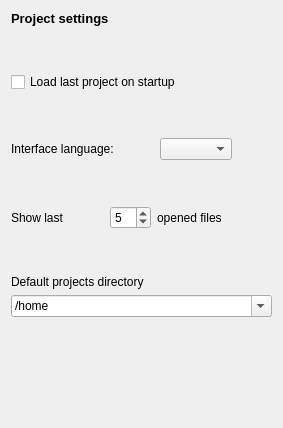
     <widget class="QWidget" name="tabGeneral">
      <attribute name="title">
       <string>General</string>
      </attribute>
      <layout class="QGridLayout" name="gridLayout">
       <item row="0" column="0">
        <widget class="QLabel" name="label_2">
         <property name="font">
          <font>
           <pointsize>10</pointsize>
           <weight>75</weight>
           <bold>true</bold>
          </font>
         </property>
         <property name="text">
          <string>Project settings</string>
         </property>
        </widget>
       </item>
       <item row="2" column="0">
        <widget class="QCheckBox" name="checkBox">
         <property name="text">
          <string>Load last project on startup</string>
         </property>
        </widget>
       </item>
       <item row="4" column="0">
        <layout class="QHBoxLayout" name="horizontalLayout_2">
         <item>
          <widget class="QLabel" name="label_5">
           <property name="text">
            <string>Interface language:</string>
           </property>
          </widget>
         </item>
         <item>
          <spacer name="horizontalSpacer_3">
           <property name="orientation">
            <enum>Qt::Horizontal</enum>
           </property>
           <property name="sizeType">
            <enum>QSizePolicy::Minimum</enum>
           </property>
           <property name="sizeHint" stdset="0">
            <size>
             <width>40</width>
             <height>20</height>
            </size>
           </property>
          </spacer>
         </item>
         <item>
          <widget class="QComboBox" name="localizationLanguageCBox"/>
         </item>
         <item>
          <spacer name="horizontalSpacer_2">
           <property name="orientation">
            <enum>Qt::Horizontal</enum>
           </property>
           <property name="sizeHint" stdset="0">
            <size>
             <width>40</width>
             <height>20</height>
            </size>
           </property>
          </spacer>
         </item>
        </layout>
       </item>
       <item row="6" column="0">
        <layout class="QHBoxLayout" name="_7">
         <item>
          <widget class="QLabel" name="label_3">
           <property name="text">
            <string>Show last</string>
           </property>
          </widget>
         </item>
         <item>
          <spacer name="horizontalSpacer_4">
           <property name="orientation">
            <enum>Qt::Horizontal</enum>
           </property>
           <property name="sizeType">
            <enum>QSizePolicy::Minimum</enum>
           </property>
           <property name="sizeHint" stdset="0">
            <size>
             <width>40</width>
             <height>20</height>
            </size>
           </property>
          </spacer>
         </item>
         <item>
          <widget class="QSpinBox" name="sB_LOFCount">
           <property name="maximumSize">
            <size>
             <width>100</width>
             <height>16777215</height>
            </size>
           </property>
           <property name="minimum">
            <number>0</number>
           </property>
           <property name="value">
            <number>5</number>
           </property>
          </widget>
         </item>
         <item>
          <widget class="QLabel" name="label_4">
           <property name="text">
            <string>opened files</string>
           </property>
          </widget>
         </item>
         <item>
          <spacer name="horizontalSpacer_5">
           <property name="orientation">
            <enum>Qt::Horizontal</enum>
           </property>
           <property name="sizeHint" stdset="0">
            <size>
             <width>40</width>
             <height>20</height>
            </size>
           </property>
          </spacer>
         </item>
        </layout>
       </item>
       <item row="7" column="0">
        <layout class="QVBoxLayout" name="_9">
         <item>
          <spacer name="verticalSpacer_3">
           <property name="orientation">
            <enum>Qt::Vertical</enum>
           </property>
           <property name="sizeType">
            <enum>QSizePolicy::Minimum</enum>
           </property>
           <property name="sizeHint" stdset="0">
            <size>
             <width>20</width>
             <height>40</height>
            </size>
           </property>
          </spacer>
         </item>
         <item>
          <widget class="QLabel" name="label">
           <property name="text">
            <string>Default projects directory</string>
           </property>
           <property name="buddy">
            <cstring>tabFontsColors</cstring>
           </property>
          </widget>
         </item>
         <item>
          <widget class="QComboBox" name="directoryBox">
           <property name="toolTip">
            <string notr="true"/>
           </property>
           <property name="editable">
            <bool>true</bool>
           </property>
           <item>
            <property name="text">
             <string notr="true">/home</string>
            </property>
           </item>
           <item>
            <property name="text">
             <string>&lt;Other...&gt;</string>
            </property>
           </item>
          </widget>
         </item>
         <item>
          <widget class="QLabel" name="errorInformLabel">
           <property name="enabled">
            <bool>true</bool>
           </property>
           <property name="text">
            <string/>
           </property>
           <property name="wordWrap">
            <bool>true</bool>
           </property>
          </widget>
         </item>
         <item>
          <spacer name="verticalSpacer_2">
           <property name="orientation">
            <enum>Qt::Vertical</enum>
           </property>
           <property name="sizeType">
            <enum>QSizePolicy::Preferred</enum>
           </property>
           <property name="sizeHint" stdset="0">
            <size>
             <width>20</width>
             <height>40</height>
            </size>
           </property>
          </spacer>
         </item>
        </layout>
       </item>
       <item row="3" column="0">
        <spacer name="verticalSpacer_4">
         <property name="orientation">
          <enum>Qt::Vertical</enum>
         </property>
         <property name="sizeType">
          <enum>QSizePolicy::Minimum</enum>
         </property>
         <property name="sizeHint" stdset="0">
          <size>
           <width>20</width>
           <height>40</height>
          </size>
         </property>
        </spacer>
       </item>
       <item row="1" column="0">
        <spacer name="verticalSpacer_5">
         <property name="orientation">
          <enum>Qt::Vertical</enum>
         </property>
         <property name="sizeType">
          <enum>QSizePolicy::Minimum</enum>
         </property>
         <property name="sizeHint" stdset="0">
          <size>
           <width>20</width>
           <height>40</height>
          </size>
         </property>
        </spacer>
       </item>
       <item row="8" column="0">
        <spacer name="verticalSpacer_6">
         <property name="orientation">
          <enum>Qt::Vertical</enum>
         </property>
         <property name="sizeHint" stdset="0">
          <size>
           <width>20</width>
           <height>40</height>
          </size>
         </property>
        </spacer>
       </item>
       <item row="5" column="0">
        <spacer name="verticalSpacer_7">
         <property name="orientation">
          <enum>Qt::Vertical</enum>
         </property>
         <property name="sizeHint" stdset="0">
          <size>
           <width>20</width>
           <height>40</height>
          </size>
         </property>
        </spacer>
       </item>
      </layout>
     </widget>
